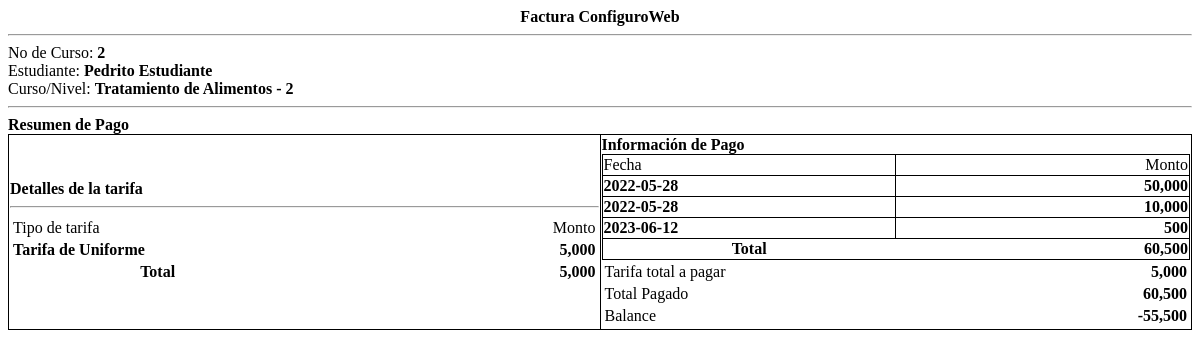
The page /receipt.php?ef_id=2 on the database its author committed.
### tables this page shows
CREATE TABLE `fees` (
  `id` int(30) NOT NULL,
  `course_id` int(30) NOT NULL,
  `description` varchar(200) NOT NULL,
  `amount` float NOT NULL
);

CREATE TABLE `payments` (
  `id` int(30) NOT NULL,
  `ef_id` int(30) NOT NULL,
  `amount` float NOT NULL,
  `remarks` text NOT NULL,
  `date_created` datetime NOT NULL DEFAULT current_timestamp() ON UPDATE current_timestamp()
);

### receipt.php (the view, shortened to what this page needs)
<?php
include 'db_connect.php';
$payments = $conn->query("SELECT * FROM payments where ef_id = $id ");
$pay_arr = array();
while ($row = $payments->fetch_array()) {
	$pay_arr[$row['id']] = $row;
}
?>
<div class="container-fluid">
	<p class="text-center"><b><?php echo $_GET['pid'] == 0 ? "Factura ConfiguroWeb" : 'Recibo de Pago' ?></b></p>
	<hr>
	<div class="flex">
		<div class="w-50">
			<p>No de Curso: <b><?php echo $ef_no ?></b></p>
			<p>Estudiante: <b><?php echo ucwords($sname) ?></b></p>
			<p>Curso/Nivel: <b><?php echo $class ?></b></p>
		</div>
	</div>
	<hr>
	<p><b>Resumen de Pago</b></p>
	<table class="wborder">
		<tr>
			<td width="50%">
				<p><b>Detalles de la tarifa</b></p>
				<hr>
				<table width="100%">
					<tr>
						<td width="50%">Tipo de tarifa</td>
						<td width="50%" class='text-right'>Monto</td>
					</tr>
					<?php
					$cfees = $conn->query("SELECT * FROM fees where course_id = $course_id");
					$ftotal = 0;
					while ($row = $cfees->fetch_assoc()) {
						$ftotal += $row['amount'];
					?>
						<tr>
							<td><b><?php echo $row['description'] ?></b></td>
							<td class='text-right'><b><?php echo number_format($row['amount']) ?></b></td>
						</tr>
					<?php
					}
					?>
					<tr>
						<th>Total</th>
						<th class='text-right'><b><?php echo number_format($ftotal) ?></b></th>
					</tr>
				</table>
			</td>
			<td width="50%">
				<p><b>Información de Pago</b></p>
				<table width="100%" class="wborder">
					<tr>
						<td width="50%">Fecha</td>
						<td width="50%" class='text-right'>Monto</td>
					</tr>
					<?php
					$ptotal = 0;
					foreach ($pay_arr as $row) {
						if ($row["id"] <= $_GET['pid'] || $_GET['pid'] == 0) {
							$ptotal += $row['amount'];
					?>
							<tr>
								<td><b><?php echo date("Y-m-d", strtotime($row['date_created'])) ?></b></td>
								<td class='text-right'><b><?php echo number_format($row['amount']) ?></b></td>
							</tr>
					<?php
						}
					}
					?>
					<tr>
						<th>Total</th>
						<th class='text-right'><b><?php echo number_format($ptotal) ?></b></th>
					</tr>
				</table>
				<table width="100%">
					<tr>
						<td>Tarifa total a pagar</td>
						<td class='text-right'><b><?php echo number_format($ftotal) ?></b></td>
					</tr>
					<tr>
						<td>Total Pagado</td>
						<td class='text-right'><b><?php echo number_format($ptotal) ?></b></td>
					</tr>
					<tr>
						<td>Balance</td>
						<td class='text-right'><b><?php echo number_format($ftotal - $ptotal) ?></b></td>
					</tr>
				</table>
			</td>
		</tr>
	</table>
</div>

### receipt.php (style rules this page uses)
.flex { display: inline-flex; width: 100%; }
.w-50 { width: 50%; }
.text-center { text-align: center; }
.text-right { text-align: right; }
table.wborder { width: 100%; border-collapse: collapse; }
table.wborder>tbody>tr, table.wborder>tbody>tr>td { border: 1px solid; }
p { margin: unset; }

### rows shown on the page
fees: description "Tarifa de Uniforme", amount "5,000"
payments: date_created "2022-05-28", amount "50,000"
payments: date_created "2022-05-28", amount "10,000"
payments: date_created "2023-06-12", amount "500"

### other values the page prints
$ef_no "2"
$sname "Pedrito Estudiante"
$class "Tratamiento de Alimentos - 2"
$ftotal "5,000"
$ptotal "60,500"
$ftotal - $ptotal "-55,500"
